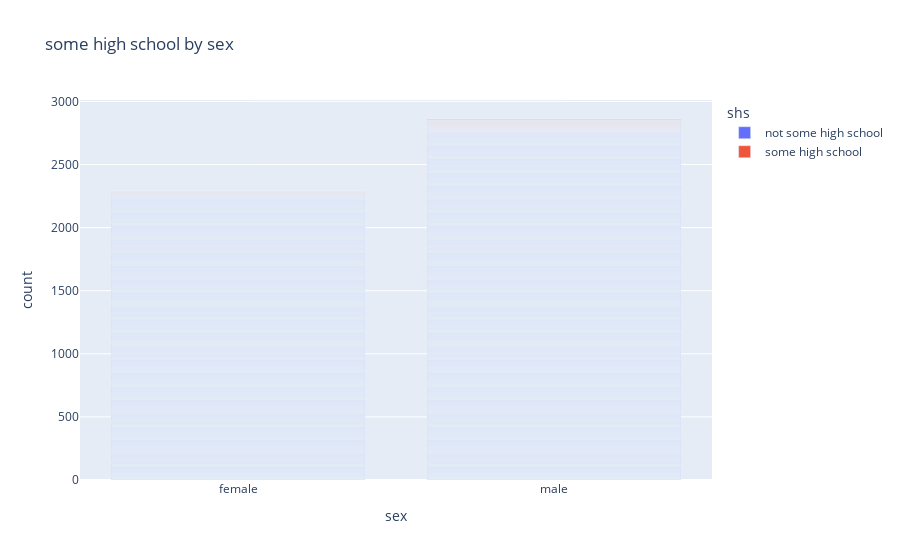

Notebook source saved alongside this figure:
### Markdown cell above
### b. education by sex

### Code cell
df = pd.DataFrame( data, columns = [ 'sex','shs'])
df['sex'] = df['sex'].replace([0],'male')
df['sex'] = df['sex'].replace([1],'female')
df['shs'] = df['shs'].replace([0],'not some high school')
df['shs'] = df['shs'].replace([1],'some high school')

fig = px.bar(df, x="sex",color="shs",title="some high school by sex")
fig.show()

### Figure 1 — Plotly figure (JSON) as saved in the notebook; plotly's stock layout.template omitted (floating-point values rounded to 4 significant figures; data arrays with more than 128 entries replaced by an {"elided": "..."} marker saying what was removed)
{"data": [{"alignmentgroup": "True", "hovertemplate": "shs=not some high school<br>sex=%{x}<br>count=%{y}<extra></extra>", "legendgroup": "not some high school", "marker": {"color": "#636efa", "pattern": {"shape": ""}}, "name": "not some high school", "offsetgroup": "not some high school", "orientation": "v", "showlegend": true, "textposition": "auto", "type": "bar", "x": {"elided": "5030 str values"}, "xaxis": "x", "y": {"elided": "5030 int values"}, "yaxis": "y"}, {"alignmentgroup": "True", "hovertemplate": "shs=some high school<br>sex=%{x}<br>count=%{y}<extra></extra>", "legendgroup": "some high school", "marker": {"color": "#EF553B", "pattern": {"shape": ""}}, "name": "some high school", "offsetgroup": "some high school", "orientation": "v", "showlegend": true, "textposition": "auto", "type": "bar", "x": ["male", "male", "male", "male", "female", "male", "male", "male", "male", "female", "male", "female", "male", "male", "male", "male", "male", "female", "male", "male", "male", "male", "male", "male", "male", "male", "female", "male", "male", "female", "male", "female", "male", "male", "male", "male", "male", "male", "male", "female", "male", "male", "male", "female", "female", "female", "male", "male", "male", "male", "male", "male", "male", "male", "male", "male", "male", "male", "female", "female", "male", "male", "male", "male", "female", "female", "female", "male", "male", "male", "male", "male", "male", "female", "male", "male", "male", "male", "male", "female", "male", "female", "male", "male", "male", "male", "male", "female", "male", "female", "female", "male", "male", "female", "male", "female", "male", "male", "female", "male", "female", "male", "male", "male", "male", "female", "female", "male", "male", "male", "male", "male", "male", "male", "male", "male", "male", "female", "male", "male"], "xaxis": "x", "y": [1, 1, 1, 1, 1, 1, 1, 1, 1, 1, 1, 1, 1, 1, 1, 1, 1, 1, 1, 1, 1, 1, 1, 1, 1, 1, 1, 1, 1, 1, 1, 1, 1, 1, 1, 1, 1, 1, 1, 1, 1, 1, 1, 1, 1, 1, 1, 1, 1, 1, 1, 1, 1, 1, 1, 1, 1, 1, 1, 1, 1, 1, 1, 1, 1, 1, 1, 1, 1, 1, 1, 1, 1, 1, 1, 1, 1, 1, 1, 1, 1, 1, 1, 1, 1, 1, 1, 1, 1, 1, 1, 1, 1, 1, 1, 1, 1, 1, 1, 1, 1, 1, 1, 1, 1, 1, 1, 1, 1, 1, 1, 1, 1, 1, 1, 1, 1, 1, 1, 1], "yaxis": "y"}], "layout": {"barmode": "relative", "legend": {"title": {"text": "shs"}, "tracegroupgap": 0}, "title": {"text": "some high school by sex"}, "xaxis": {"anchor": "y", "domain": [0, 1], "title": {"text": "sex"}}, "yaxis": {"anchor": "x", "domain": [0, 1], "title": {"text": "count"}}}}
